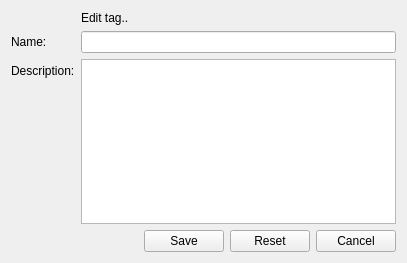
<?xml version="1.0" encoding="UTF-8"?>
<ui version="4.0">
 <class>tag_edit_form</class>
 <widget class="QWidget" name="tag_edit_form">
  <property name="geometry">
   <rect>
    <x>0</x>
    <y>0</y>
    <width>407</width>
    <height>263</height>
   </rect>
  </property>
  <property name="windowTitle">
   <string>Edit tag</string>
  </property>
  <property name="initAction" stdset="0">
   <string>read</string>
  </property>
  <property name="id" stdset="0">
   <string notr="true">{global.id}</string>
  </property>
  <property name="doctype" stdset="0">
   <string notr="true">TagRequest.simpleForm</string>
  </property>
  <property name="rootelement" stdset="0">
   <string>tag</string>
  </property>
  <layout class="QFormLayout" name="formLayout">
   <item row="1" column="0">
    <widget class="QLabel" name="label_name">
     <property name="text">
      <string>Name:</string>
     </property>
     <property name="buddy">
      <cstring>name</cstring>
     </property>
    </widget>
   </item>
   <item row="1" column="1">
    <widget class="QLineEdit" name="name">
     <property name="initialFocus" stdset="0">
      <bool>true</bool>
     </property>
    </widget>
   </item>
   <item row="2" column="0">
    <widget class="QLabel" name="label_description">
     <property name="text">
      <string>Description:</string>
     </property>
     <property name="buddy">
      <cstring>description</cstring>
     </property>
    </widget>
   </item>
   <item row="2" column="1">
    <widget class="QPlainTextEdit" name="description"/>
   </item>
   <item row="3" column="0" colspan="2">
    <layout class="QHBoxLayout" name="horizontalLayout_2">
     <item>
      <spacer name="horizontalSpacer">
       <property name="orientation">
        <enum>Qt::Horizontal</enum>
       </property>
       <property name="sizeHint" stdset="0">
        <size>
         <width>40</width>
         <height>20</height>
        </size>
       </property>
      </spacer>
     </item>
     <item>
      <widget class="QPushButton" name="save">
       <property name="text">
        <string>Save</string>
       </property>
       <property name="rootelement" stdset="0">
        <string notr="true">tag</string>
       </property>
       <property name="doctype" stdset="0">
        <string notr="true">Tag.simpleform</string>
       </property>
       <property name="action" stdset="0">
        <string notr="true">update</string>
       </property>
       <property name="form" stdset="0">
        <string notr="true">tags</string>
       </property>
       <property name="id" stdset="0">
        <string notr="true">{global.id}</string>
       </property>
      </widget>
     </item>
     <item>
      <widget class="QPushButton" name="reset">
       <property name="text">
        <string>Reset</string>
       </property>
       <property name="doctype" stdset="0">
        <string notr="true">TagRequest.simpleform</string>
       </property>
       <property name="rootelement" stdset="0">
        <string notr="true">tag</string>
       </property>
       <property name="action" stdset="0">
        <string notr="true">read</string>
       </property>
       <property name="id" stdset="0">
        <string notr="true">{global.id}</string>
       </property>
      </widget>
     </item>
     <item>
      <widget class="QPushButton" name="cancel">
       <property name="text">
        <string>Cancel</string>
       </property>
       <property name="form" stdset="0">
        <string notr="true">tags</string>
       </property>
      </widget>
     </item>
    </layout>
   </item>
   <item row="0" column="0">
    <widget class="QLabel" name="label">
     <property name="text">
      <string/>
     </property>
     <property name="pixmap">
      <pixmap resource="../qtclient.qrc">:/images/tag_blue_edit.png</pixmap>
     </property>
    </widget>
   </item>
   <item row="0" column="1">
    <widget class="QLabel" name="label_2">
     <property name="text">
      <string>Edit tag..</string>
     </property>
    </widget>
   </item>
  </layout>
 </widget>
 <tabstops>
  <tabstop>name</tabstop>
  <tabstop>description</tabstop>
  <tabstop>save</tabstop>
  <tabstop>reset</tabstop>
  <tabstop>cancel</tabstop>
 </tabstops>
 <resources>
  <include location="../qtclient.qrc"/>
  <include location="../qtclient.qrc"/>
 </resources>
 <connections/>
</ui>
